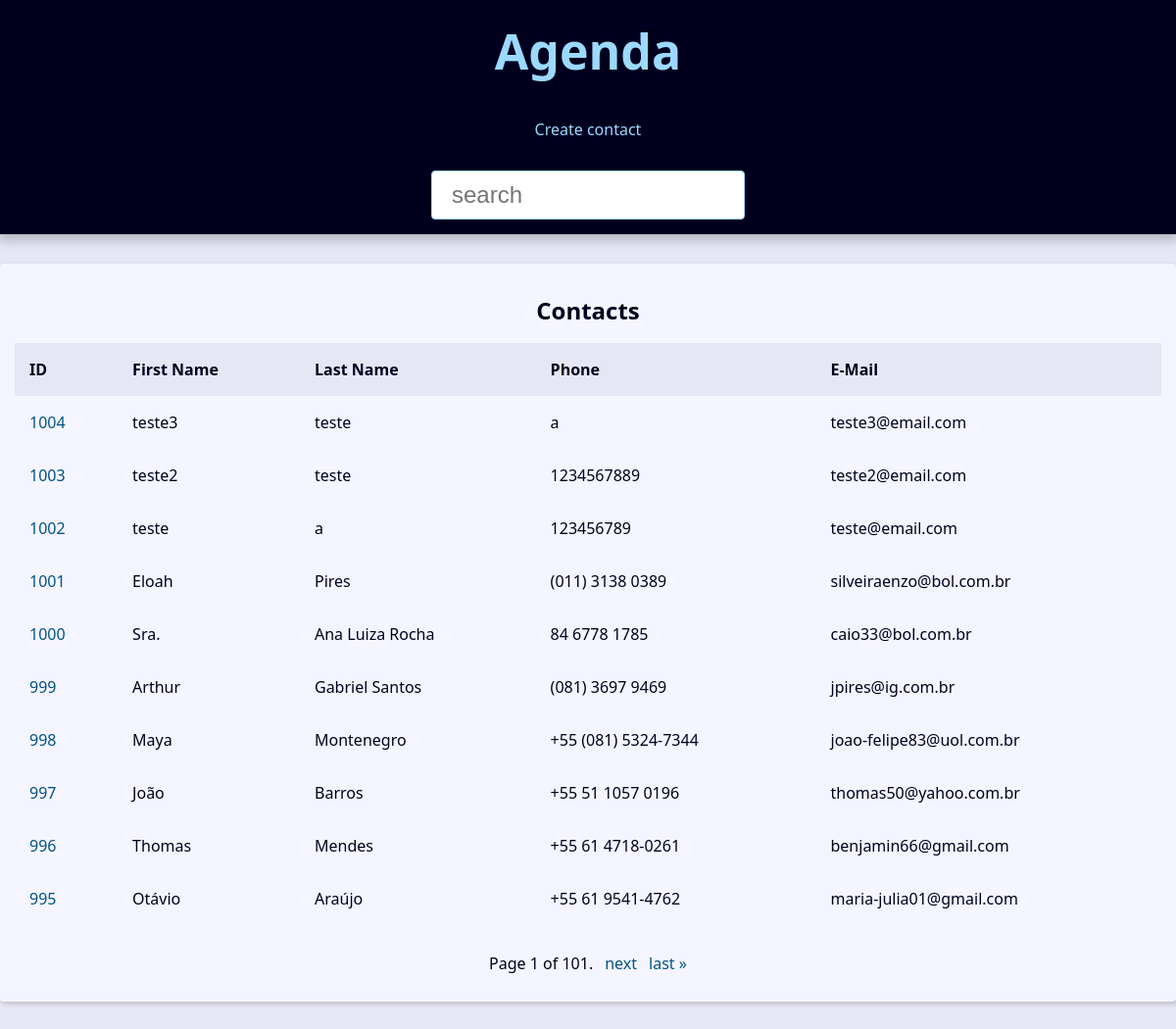
The app's page /, older data.
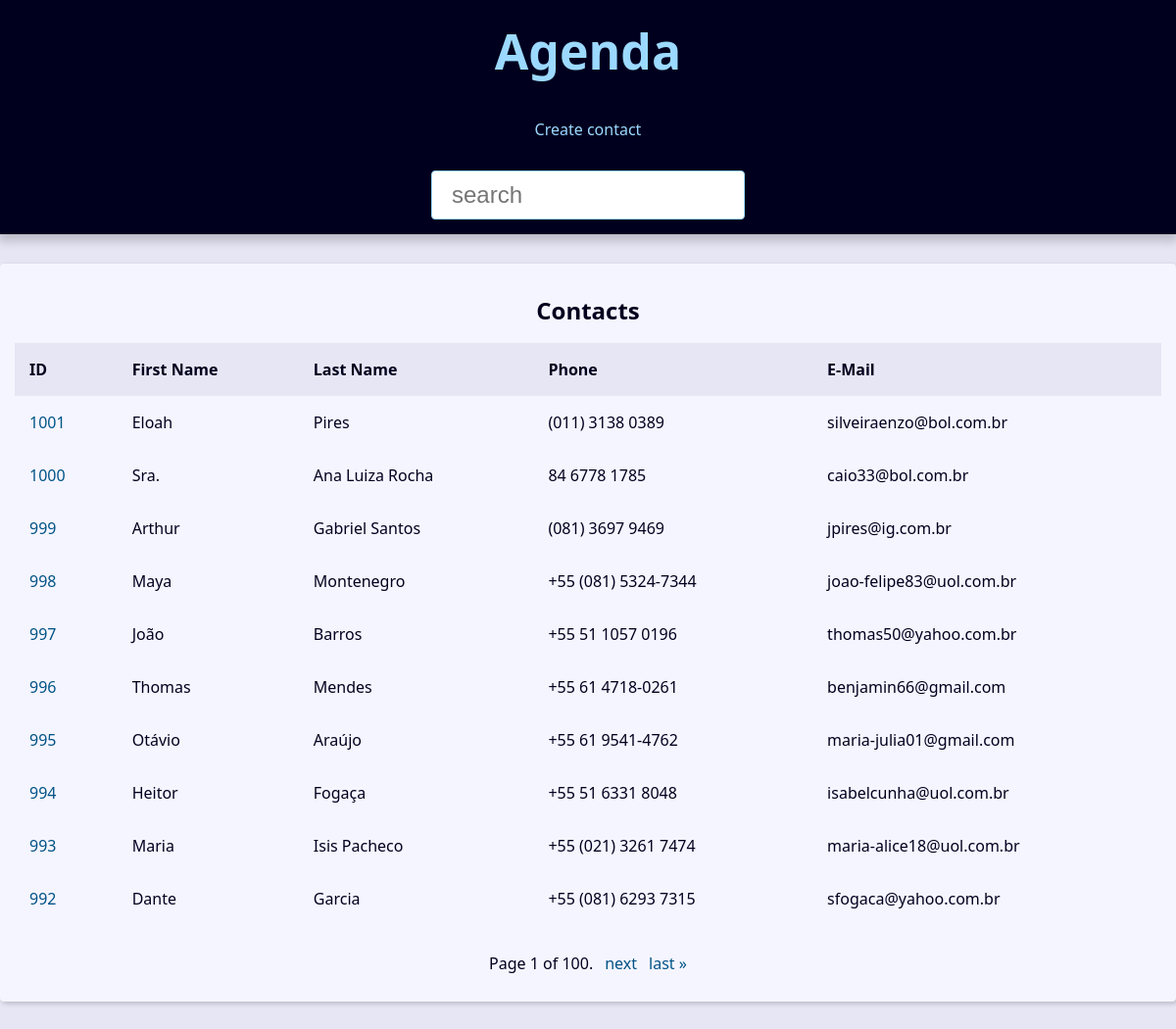
The same page, newer data.
### contact/models.py (models this page shows, shortened)
class Contact(models.Model):
    first_name = models.CharField(max_length=50)
    last_name = models.CharField(max_length=50,blank=True)
    phone = models.CharField(max_length=50)
    email = models.EmailField(max_length=254,blank=True)
    created_date = models.DateTimeField(default=timezone.now)
    description = models.TextField(blank=True)
    show = models.BooleanField(default=True)
    picture = models.ImageField(blank=True,upload_to='pictures/%Y/%m/')
    category = models.ForeignKey(Category,on_delete=models.SET_NULL,blank=True,null=True)
    owner = models.ForeignKey(User(),on_delete=models.SET_NULL,blank=True,null=True)

### contact/views/contact_views.py (the view)
# urls.py: path('', views.index, name='index'),
def index(request):
    contacts = Contact.objects.filter(show=True).order_by('-id')
    paginator = Paginator(contacts, 10)  # Show 10 contacts per page.
    page_number = request.GET.get("page")
    page_obj = paginator.get_page(page_number)
    context = {
        'page_obj':page_obj,
        'title':'Contatos',
    }
    return render(
        request,
        'contact/index.html',
        context
        )

### contact/templates/contact/index.html
{% extends "global/base.html" %}
{% block content %}
{% if page_obj %}
    <div class="responsive-table">
        <table class="contacts-table">
            <caption class="table-caption">
                Contacts
            </caption>
            <thead>
                <tr class="table-row table-row-header">
                    <th class="table-header">ID</th>
                    <th class="table-header">First Name</th>
                    <th class="table-header">Last Name</th>
                    <th class="table-header">Phone</th>
                    <th class="table-header">E-Mail</th>
                </tr>
            </thead>
            <tbody>
                {% for contact in page_obj %}
                    <tr class="table">
                        <td class="table-cel">
                            <a class="table-link" href="{% url 'contact:contact' contact.id  %}">{{contact.id}}</a>
                        </td>
                        <td class="table-cel">
                            {{contact.first_name}}
                        </td>
                        <td class="table-cel">
                            {{contact.last_name}}
                        </td>
                        <td class="table-cel">
                            {{contact.phone}}
                        </td>
                        <td class="table-cel">
                            {{contact.email}}
                        </td>
                    </tr>
                {% endfor %}
            </tbody>
        </table>
    </div>
{% else %}
<div class="single-contact">
    <h1 class="single-contact-name">
        Nenhum contado encontrado
    </h1>
</div>
{% endif %}
{% endblock content %}

Row changes from the older to the newer data that the page shows:
removed Contact: id "1004", first_name "teste3", last_name "teste", phone "a", email "teste3@email.com"
removed Contact: id "1003", first_name "teste2", last_name "teste", phone "1234567889", email "teste2@email.com"
removed Contact: id "1002", first_name "teste", last_name "a", phone "123456789", email "teste@email.com"
now on this page (row unchanged): Contact: id "994", first_name "Heitor", last_name "Fogaça", phone "+55 51 6331 8048", email "isabelcunha@uol.com.br"
now on this page (row unchanged): Contact: id "993", first_name "Maria", last_name "Isis Pacheco", phone "+55 (021) 3261 7474", email "maria-alice18@uol.com.br"
now on this page (row unchanged): Contact: id "992", first_name "Dante", last_name "Garcia", phone "+55 (081) 6293 7315", email "sfogaca@yahoo.com.br"
Text that changed along with them:
{{ page_obj.paginator.num_pages }}: "101" → "100"
